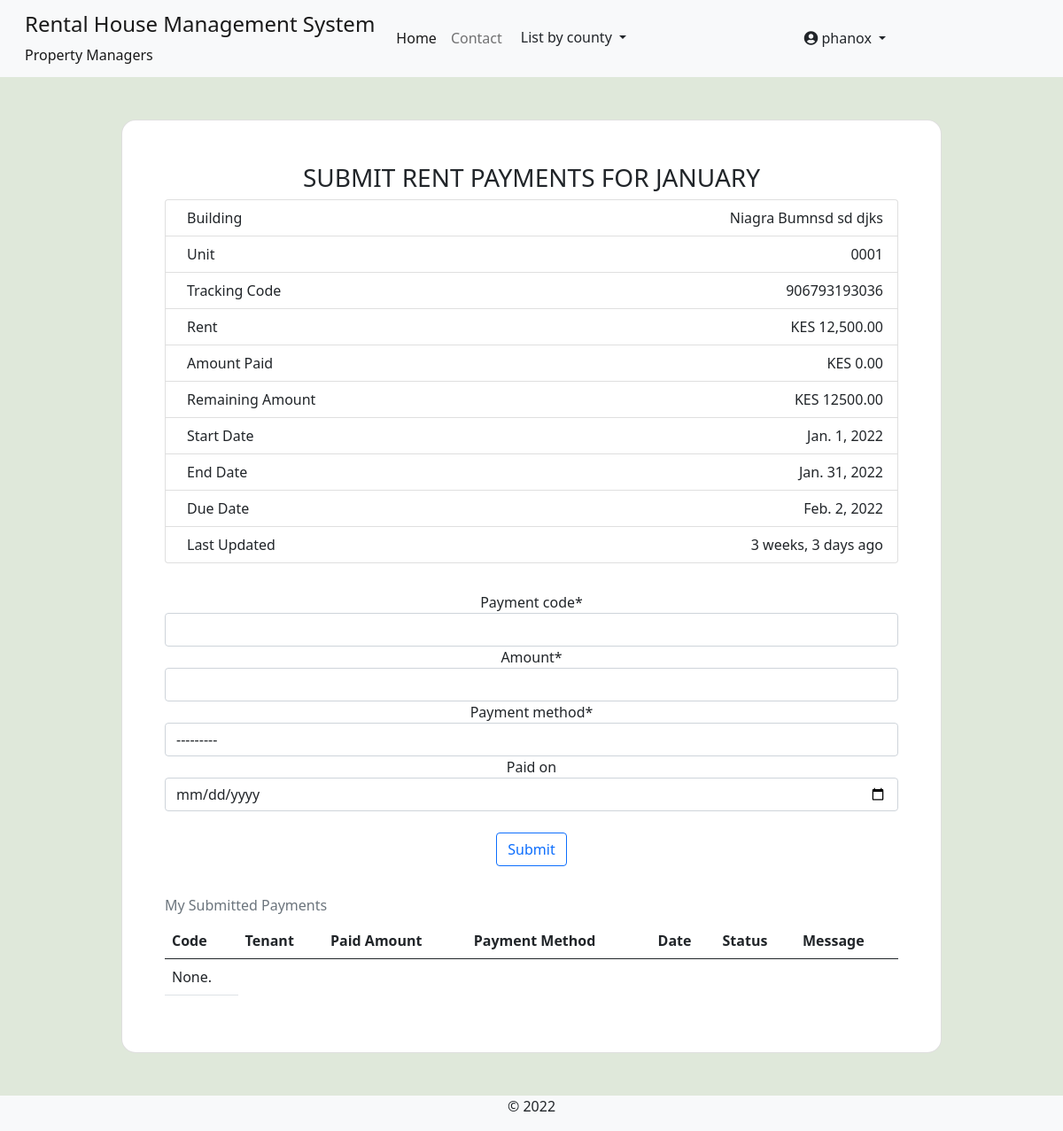
Page /rent-and-utility/submit-rent-pay-info/niagra-bumnsd-sd-djks/0001-niagra-bumnsd-sd-djks/906793193036/shumwe/ (signed in) on the earlier database version.
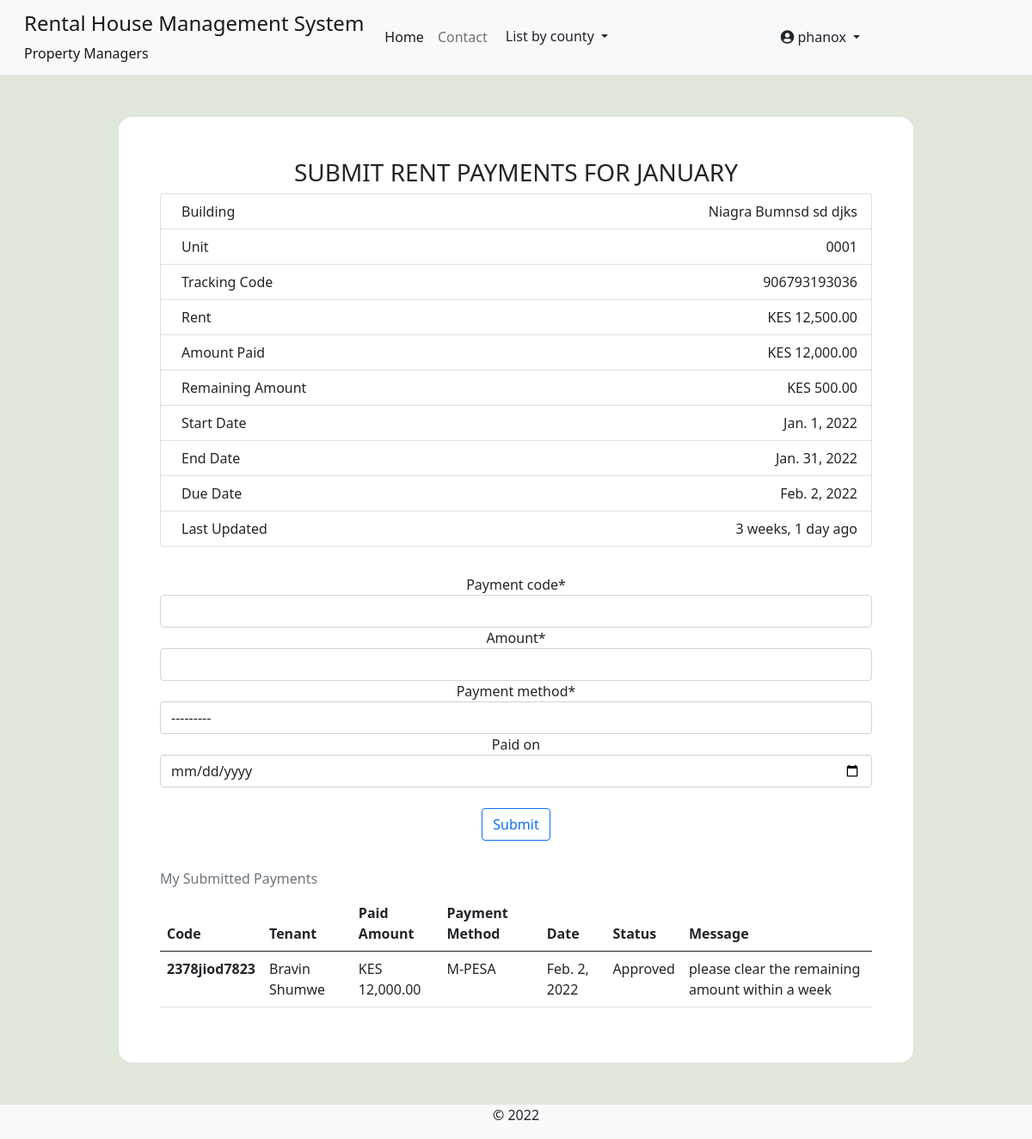
Same page on the later database version.
### utilities_and_rent/models.py (models this page shows, shortened)
class UnitRentDetails(models.Model):
    STATUS_CHOICES = [
        ('refunded', 'Refunded'),
        ('open','open'),
        ('closed','closed'),
    ]
    RENT_TYPE_CHOICES = [
        ('rent','Rent'),
        ('s_deposit','Security Deposit'),
    ]
    code = models.CharField(max_length=15, unique=True, null=True, blank=True)
    tenant = models.ForeignKey(Tenants, on_delete=models.DO_NOTHING)
    unit = models.ForeignKey(RentalUnit, on_delete=models.CASCADE)
    rent_amount = models.DecimalField(max_digits=9, decimal_places=2, default=0)
    currency = models.CharField(max_length=10, default='KES')
    amount_paid = models.DecimalField(max_digits=9, decimal_places=2, default=0)
    pay_for_month = MultiSelectField(choices=MONTHS_SELECT)
    cleared = models.BooleanField(default=False)
    status = models.CharField(max_length=15, choices=STATUS_CHOICES, default='open')
    rent_type = models.CharField(max_length=15,choices=RENT_TYPE_CHOICES,default='rent')
    start_date = models.DateField()
    end_date = models.DateField()
    due_date = models.DateField()
    notify_tenant = models.BooleanField(default=True)
    added = models.DateTimeField(default=datetime.now)
    updated = models.DateTimeField(auto_now=True)
    def amount_remaining(self):
        r_amount = (self.rent_amount-self.amount_paid)
        return r_amount
    class Meta:
        verbose_name_plural = 'Rent Details'
        verbose_name = 'Rent For Unit'

class RentPayment(models.Model):
    rent_details = models.ForeignKey(UnitRentDetails, on_delete=models.CASCADE)
    tenant = models.ForeignKey(Tenants, on_delete=models.DO_NOTHING)
    manager = models.ForeignKey(Managers, on_delete=models.CASCADE, null=True, blank=True)
    tracking_code = models.CharField(max_length=15, unique=True, null=True, blank=True)
    payment_code = models.CharField(max_length=50)
    amount = models.DecimalField(max_digits=9, decimal_places=2)
    paid_for_month = MultiSelectField(choices=MONTHS_SELECT)
    paid_on = models.DateField(null=True, blank=True)
    payment_method = models.ForeignKey(PaymentMethods, on_delete=models.DO_NOTHING)
    status = models.CharField(max_length=10, choices=PAYMENT_STATUS_CHOICES, default='pending')
    reason = models.TextField(verbose_name="Reason, if rejected", blank=True, null=True)
    confirmed = models.BooleanField(default=False)
    notify_tenant = models.BooleanField(default=False)
    added_on = models.DateTimeField(default=datetime.now)
    updated = models.DateTimeField(auto_now=True)

class PaymentMethods(models.Model):
    name = models.CharField(max_length=30, help_text="mpesa, bank transfer e.g. kcb")
    account_name = models.CharField(max_length=50)
    paybill_number = models.CharField(max_length=20, null=True, blank=True, help_text='Not required for bank transfer')
    account_number = models.CharField(max_length=30)
    added = models.DateTimeField(default=datetime.now)
    updated = models.DateTimeField(auto_now=True)
    def __str__(self):
        return f'{self.name} - {self.account_number}'
    class Meta:
        verbose_name_plural = 'Payment Methods'

### accounts/models.py (models this page shows, shortened)
class Tenants(models.Model):
    associated_account = models.OneToOneField(User, on_delete=models.CASCADE, verbose_name='Associated account')
    full_name = models.CharField(max_length=100)
    id_number = models.CharField(max_length=10)
    id_front = models.ImageField(upload_to=get_user_docs_path, blank=True)
    id_back = models.ImageField(upload_to=get_user_docs_path, blank=True)
    active_phone_number = models.CharField(max_length=14, null=True, blank=True)
    policy_agreement = models.BooleanField(default=False)
    rented_unit = models.ForeignKey(RentalUnit, on_delete=models.CASCADE, related_name="tenants", null=True, blank=True)
    moved_in = models.BooleanField(default=False)
    move_in_date = models.DateTimeField(null=True, blank=True)
    created = models.DateTimeField(default=datetime.now)
    updated = models.DateTimeField(auto_now=True)
    class Meta:
        verbose_name_plural = 'Tenants'

class User(AbstractUser):
    avatar = models.ImageField(upload_to=get_avatar_path, default='no-avatar.png')
    is_verified = models.BooleanField(default=False)
    is_tenant = models.BooleanField(default=False)
    is_manager = models.BooleanField(default=False)

### utilities_and_rent/views.py (the view)
# urls.py: path('submit-rent-pay-info/<slug:building_slug>/<slug:unit_slug>/<slug:rent_code>/<slug:username>/', views.submit_rent_payments, name='pay-info'),
@login_required
@user_passes_test(lambda user: user.is_tenant==True, login_url='profile')
def submit_rent_payments(request, building_slug, unit_slug, rent_code, username):
    building = Building.objects.get(slug=building_slug)
    unit = RentalUnit.objects.get(building=building, slug=unit_slug)
    manager = Managers.objects.get(building_manager__pk=building.id)
    tenant = Tenants.objects.get(rented_unit=unit, associated_account__username=username)
    rent = UnitRentDetails.objects.get(code=rent_code, tenant=tenant)
    previous_payments = RentPayment.objects.filter(tenant=tenant, tenant__rented_unit=unit, rent_details=rent)
    if request.method == 'POST':
        pay_info_form = SubmitPaymentsForm(request.POST)
        if pay_info_form.is_valid():
            pay_info_form.instance.rent_details = rent
            pay_info_form.instance.tenant = tenant
            pay_info_form.instance.manager = manager
            pay_info_form.instance.paid_for_month = rent.pay_for_month
            pay_info_form.save()
            messages.success(request, 'Record submitted, update will be done once approved')
            return redirect('my-rent', building_slug=building.slug, unit_slug=unit.slug, username=tenant.associated_account.username)
    else:
        pay_info_form = SubmitPaymentsForm()
    context = {'pay_info_form':pay_info_form,'building':building,'rent':rent,
               'tenant':tenant,'unit':unit,'previous_payments':previous_payments}
    return render(request, 'utilities_and_rent/submit-payments-rent.html', context)

### utilities_and_rent/forms.py
class SubmitPaymentsForm(forms.ModelForm):
    class Meta:
        model = RentPayment
        fields = ['payment_code', 'amount', 'payment_method', 'paid_on']
        widgets = {
            'paid_on': DateInput(),
        }

### rental_property/context_processors.py (called while the page is built)
def counties_links(request):
    county_links = Counties.objects.all()
    return dict(county_links=county_links)

def my_managed_buildings(request):
    user_instance = request.user
    if user_instance.is_authenticated:
        manager_instance = Managers.objects.filter(associated_account=user_instance)[:1]
        managed_buildings = Building.objects.filter(manager=manager_instance)
        return dict(managed_buildings=managed_buildings)
    else:
        return {'False': False,}

### rental_property/models.py (called while the page is built)
    def get_url(self):
        return reverse('by-county', args=[self.slug])

### utilities_and_rent/templates/utilities_and_rent/submit-payments-rent.html (shortened to what the changed rows need)
{% extends 'base.html' %}
{% load crispy_forms_tags %}
{% load humanize %}
{% block content %}
<section style="background-color: #dfe8da;">
    <div class="container py-5 h-100">
      <div class="row d-flex justify-content-center align-items-center h-100">
        <div class="col-10">
          <div class="card shadow-2-strong" style="border-radius: 1rem;">
            <div class="card-body p-5">
                {% if rent.cleared %}
                <h3 class="text-uppercase text-center"> My Payment For {{rent.pay_for_month}}</h3>
                {% else %}
                <h3 class="text-uppercase text-center"> Submit Rent Payments For {{rent.pay_for_month}}</h3>
                {% endif %}
                <ul class="list-group">
                    <li class="list-group-item d-flex justify-content-between align-items-start">
                    </li>
                    <li class="list-group-item d-flex justify-content-between align-items-start">
                    </li>
                    <li class="list-group-item d-flex justify-content-between align-items-start">
                        <div class="ms-2 me-auto">Tracking Code</div>
                        <span>{{rent.code}}</span>
                      </li>
                    <li class="list-group-item d-flex justify-content-between align-items-start">
                      <div class="ms-2 me-auto">Rent</div>
                      <span> {{rent.currency}} {{rent.rent_amount|intcomma}}</span>
                    </li>
                    <li class="list-group-item d-flex justify-content-between align-items-start">
                        <div class="ms-2 me-auto">Amount Paid</div>
                        <span> {{rent.currency}} {{rent.amount_paid|intcomma}}</span>
                      </li>
                      <li class="list-group-item d-flex justify-content-between align-items-start">
                        <div class="ms-2 me-auto">Remaining Amount</div>
                        <span> {{rent.currency}} {{rent.amount_remaining}} </span>
                      </li>
                      <li class="list-group-item d-flex justify-content-between align-items-start">
                        <div class="ms-2 me-auto">Start Date</div>
                        <span> {{rent.start_date}} </span>
                      </li>
                      <li class="list-group-item d-flex justify-content-between align-items-start">
                        <div class="ms-2 me-auto">End Date</div>
                        <span> {{rent.end_date}} </span>
                      </li>
                      <li class="list-group-item d-flex justify-content-between align-items-start">
                        <div class="ms-2 me-auto">Due Date</div>
                        <span>{% if rent.cleared == False %} {{rent.due_date}} {% else %} <del>{{rent.due_date}} {% endif %}</del> </span>
                      </li>
                      <li class="list-group-item d-flex justify-content-between align-items-start">
                        <div class="ms-2 me-auto">Last Updated</div>
                        <span> {{rent.updated|naturaltime}} </span>
                      </li>
                  </ul>
                <br>
                {% if rent.cleared == False %}
                <form class="no-padding text-center" method="POST" enctype="multipart/form-data">
                    <fieldset class="form-group">
                    </fieldset>
                    <br>
                    <div class="form-group">
                    </div>
                </form>
                {% endif %}
                <br>
                <div class="table-responsive">
                <table class="table caption-top">
                  <caption> My Submitted Payments </caption>
                  <thead>
                    <tr>
                      <th scope="col">Code</th>
                      <th scope="col">Tenant</th>
                      <th scope="col">Paid Amount</th>
                      <th scope="col"> Payment Method </th>
                      <th scope="col"> Date </th>
                      <th scope="col"> Status </th>
                      <th scope="col"> Message </th>
                    </tr>
                  </thead>
                  <tbody>
                    {% for pay in previous_payments %}
                    <tr>
                      <th scope="row">{{pay.payment_code}}</th>
                      <td>{{pay.tenant.associated_account.first_name}} {{tenant.associated_account.last_name}}</td>
                      <td>{{rent.currency}} {{pay.amount|intcomma}}</td>
                      <td> {{pay.payment_method.name}} </td>
                      <td> {{pay.paid_on}} </td>
                      <td> {{pay.get_status_display}}</td>
                      {% if pay.reason %}
                      <td> {{pay.reason|safe}} </td>
                      {% else %}
                      <td> No message left </td>
                      {% endif %}
                    </tr>
                    {% empty %}
                    <tr>
                      <td> None. </td>
                    </tr>
                    {% endfor %}
                  </tbody>
                </table>
                </div>
            </div>
        </div>
      </div>
    </div>
  </div>
</section>
{% endblock %}

Differences in the rows shown:
changed UnitRentDetails "JANUARY": amount_paid "0.00" → "12,000.00"; amount_remaining "12500.00" → "500.00"; updated "3 weeks, 3 days ago" → "3 weeks, 1 day ago"
added RentPayment: payment_code "2378jiod7823", tenant.associated_account.first_name "Bravin", {{ rent.currency }} "KES", amount "12,000.00", payment_method.name "M-PESA", paid_on "Feb. 2, 2022", status "Approved", reason "please clear the remaining amount within a week"
now on this page (row unchanged): Tenants: associated_account.last_name "Shumwe"
Other differences:
text no longer shown: "None."
